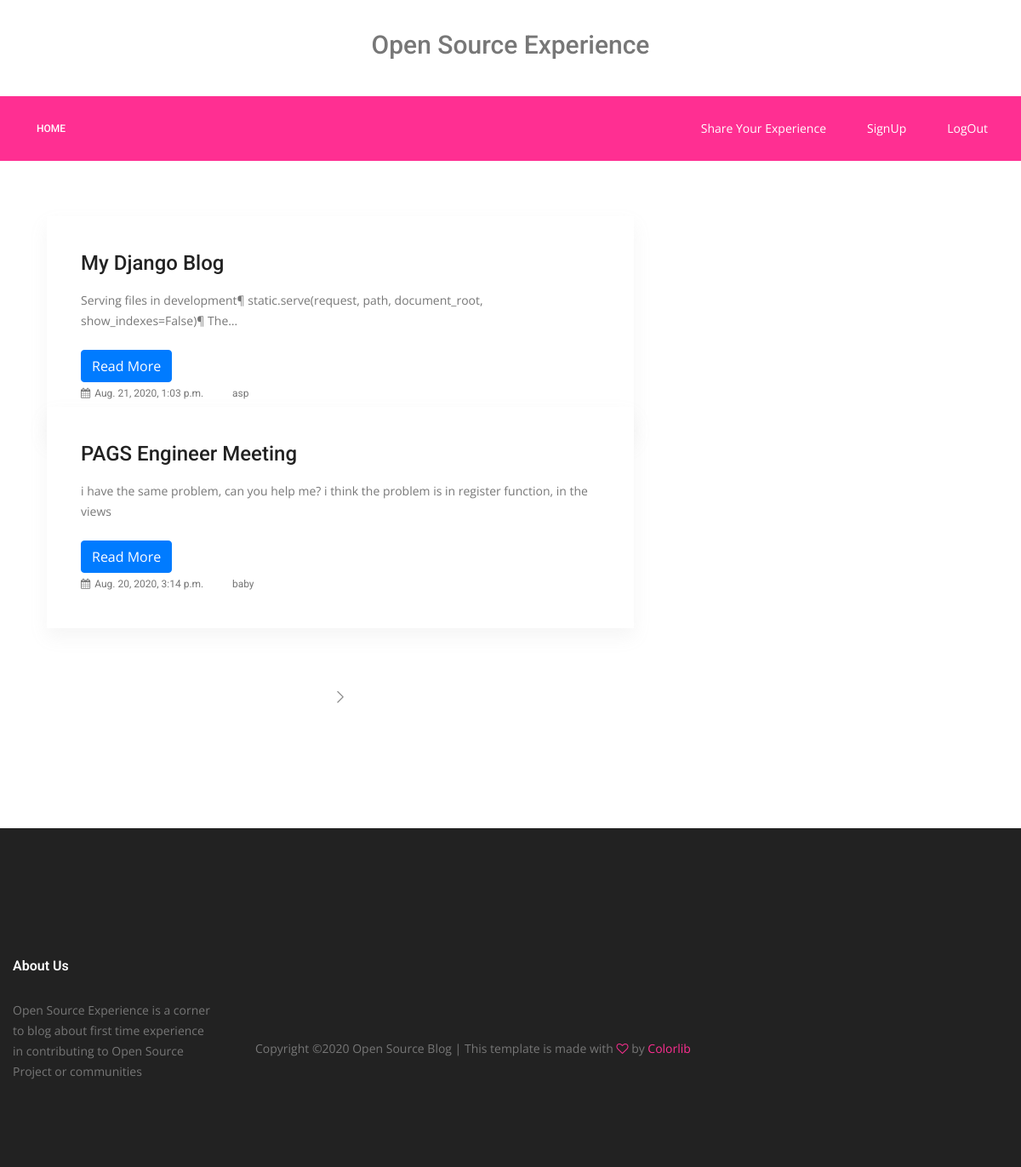
Page / (signed in) on the earlier database version.
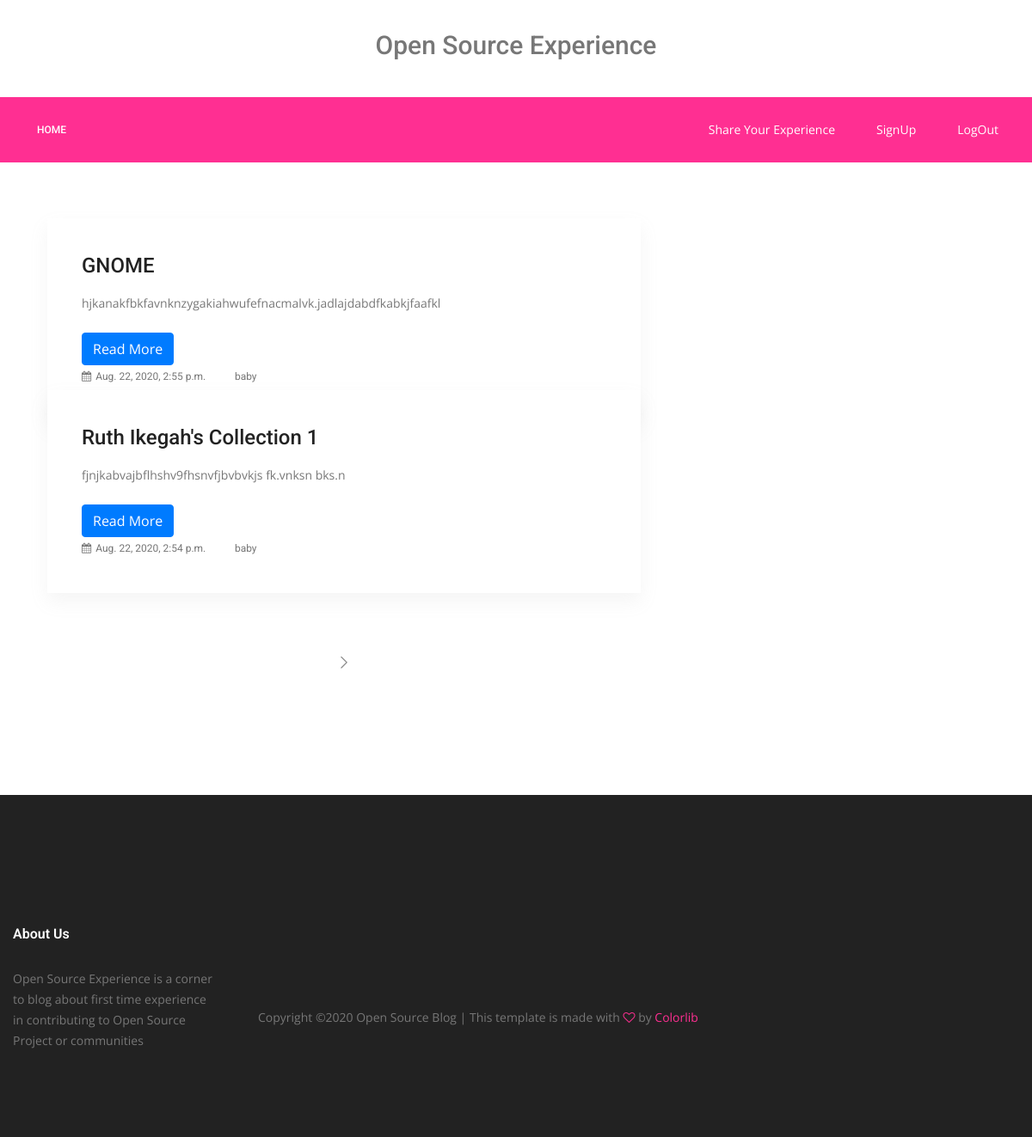
Same page on the later database version.
### blog/models.py (models this page shows, shortened)
class Article(models.Model):
    title = models.CharField(max_length=200)
    text = models.TextField()
    date = models.DateTimeField(auto_now_add=True)
    author = models.ForeignKey(User, on_delete=models.CASCADE)

### blog/views.py (the view)
# urls.py: path('',HomePage.as_view(), name = "HomePage"),
class HomePage(LoginRequiredMixin, ListView):
    model = Article
    template_name = "blog/index.html"
    context_object_name = "articles"
    ordering = ['-date']
    paginate_by = 2

### blog/templates/blog/index.html (shortened to what this page needs)
{% extends "blog/base.html" %}
{% block content %}
        <section class="blog_area p_120">
            <div class="container">
                <div class="row">
                    <div class="col-lg-8">
                        <div class="blog_left_sidebar">
							{% for article in articles %}
                            <article class="blog_style1">
                            	<div class="blog_img">
                            	</div>
                            	<div class="blog_text">
									<div class="blog_text_inner">
										<a href="{% url 'blog:detail-view' article.pk %}"><h4>{{ article.title }}</h4></a>
										<p>{{ article.text|truncatechars:100 }}</p>
										<a href="{% url 'blog:detail-view' article.pk %}" class="btn btn-primary">Read More</a>
										<div class="date">
											<a href="#"><i class="fa fa-calendar" aria-hidden="true"></i>{{ article.date }}</a>
											<a href="#"><i class="" aria-hidden="true"></i> {{ article.author }}</a>
										</div>
									</div>
                            	</div>
							</article>
							{% endfor%}
                           {% if is_paginated %}
                            <nav class="blog-pagination justify-content-center d-flex">
		                        <ul class="pagination">
									{% if page_obj.has_next %}
		                            <li class="page-item">
		                                <a href="?page={{page_obj.next_page_number}}" class="page-link" aria-label="Next">
		                                    <span aria-hidden="true">
		                                        <span class="lnr lnr-chevron-right"></span>
		                                    </span>
		                                </a>
									</li>
									{% endif %}
		                        </ul>
							</nav>
							{% endif %}
                        </div>
                    </div>
                </div>
            </div>
        </section>
        {% endblock %}

Differences in the rows shown:
no longer on this page (row unchanged): Article: title "My Django Blog", text "Serving files in development¶ static.serve(request, path, document_root, show_indexes=False)¶ The…", date "Aug. 21, 2020, 1:03 p.m.", author "asp"
no longer on this page (row unchanged): Article: title "PAGS Engineer Meeting", text "i have the same problem, can you help me? i think the problem is in register function, in the views", date "Aug. 20, 2020, 3:14 p.m.", author "baby"
added Article: title "GNOME", text "hjkanakfbkfavnknzygakiahwufefnacmalvk.jadlajdabdfkabkjfaafkl", date "Aug. 22, 2020, 2:55 p.m.", author "baby"
added Article: title "Ruth Ikegah's Collection 1", text "fjnjkabvajbflhshv9fhsnvfjbvbvkjs fk.vnksn bks.n", date "Aug. 22, 2020, 2:54 p.m.", author "baby"
